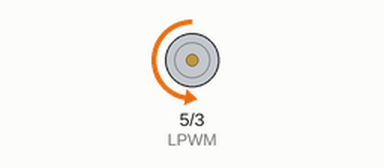
A sketch run on a simulated Arduino Uno, built with avr-gcc and run on an emulated ATmega328P. Shown: motor-driver pin pairs drawn as motors (green arrow = first pin HIGH = forward, orange = second pin HIGH = backward, longer = more drive).

Above: at 1.0 s.
At 2.5 s:
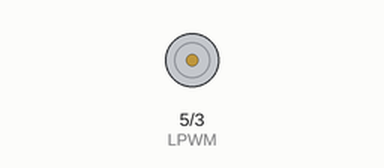
At 4.0 s:
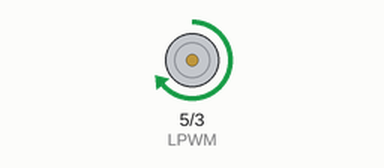
Timing chart, 0 to 7.8 s (numbered marks = the images above):
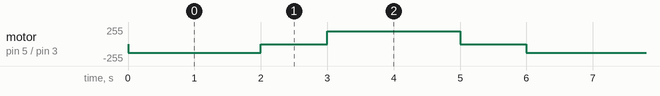

Measured:
- by itself, motor on pin 5 (LPWM) / pin 3 (RPWM): repeats every 6.0 s: stopped 1.0 s, forward 192/255 2.0 s, stopped 1.0 s, backward 128/255 2.0 s

The sketch:

drivermotorbts.ino
```cpp
const int RPWM = 3;
const int LPWM = 5;

void setup() {
  pinMode(RPWM, OUTPUT);
  pinMode(LPWM, OUTPUT);
}

void loop() {
  analogWrite(RPWM, 128);
  analogWrite(LPWM, 0);
  delay(2000);

  analogWrite(RPWM, 0);
  analogWrite(LPWM, 0);
  delay(1000);

  analogWrite(RPWM, 0);
  analogWrite(LPWM, 192);
  delay(2000);

  analogWrite(RPWM, 0);
  analogWrite(LPWM, 0);
  delay(1000);
}
```
